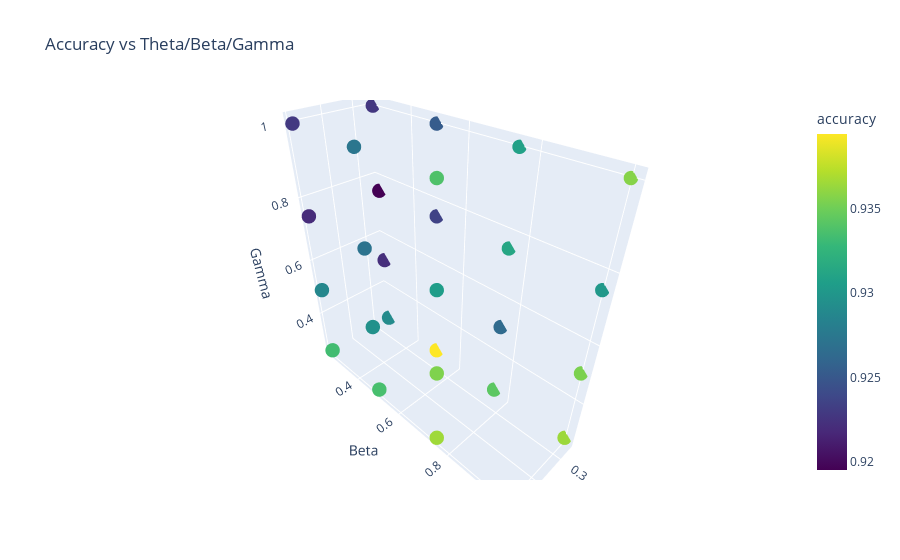
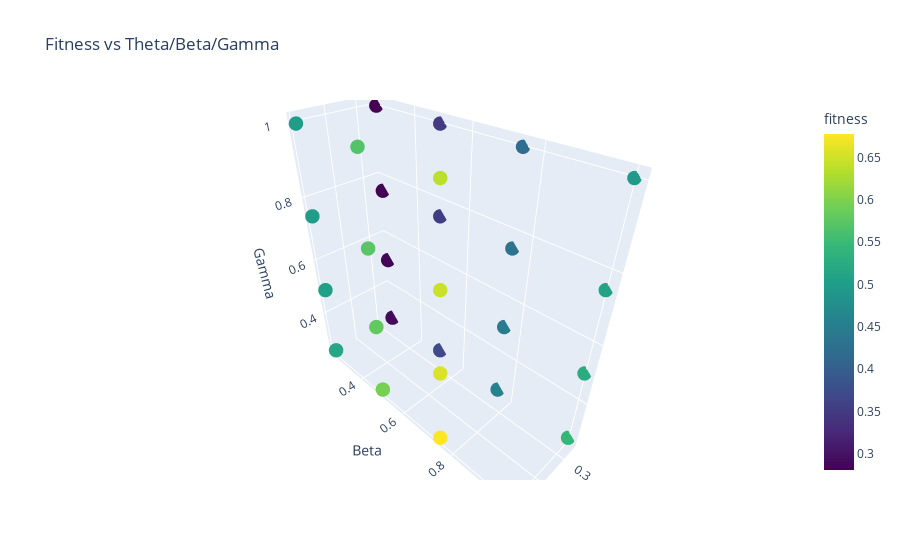
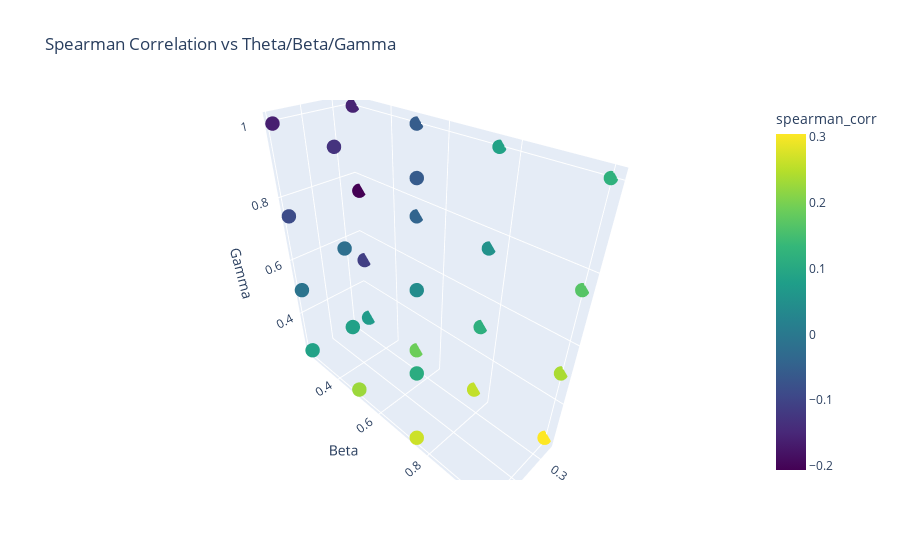

Notebook source saved alongside these figures, in order:
### Code cell
# Optionally average over replicates
grouped = df.groupby(['theta', 'beta', 'gamma']).agg({
    'accuracy': 'mean',
    'fitness': 'mean',
    'spearman_corr': 'mean'
}).reset_index()

# Define a function to plot 3D scatter
def plot_3d_metric(data, metric, title):
    fig = px.scatter_3d(
        data, x='theta', y='beta', z='gamma',
        color=metric, size_max=10,
        title=title,
        color_continuous_scale='Viridis',
        labels={'theta': 'Theta', 'beta': 'Beta', 'gamma': 'Gamma'}
    )
    fig.update_traces(marker=dict(size=5))
    fig.show()

# Create interactive 3D plots
plot_3d_metric(grouped, 'accuracy', 'Accuracy vs Theta/Beta/Gamma')
plot_3d_metric(grouped, 'fitness', 'Fitness vs Theta/Beta/Gamma')
plot_3d_metric(grouped, 'spearman_corr', 'Spearman Correlation vs Theta/Beta/Gamma')

### Figure 1 — Plotly figure (JSON) as saved in the notebook; plotly's stock layout.template omitted (floating-point values rounded to 4 significant figures)
{"data": [{"hovertemplate": "Theta=%{x}<br>Beta=%{y}<br>Gamma=%{z}<br>accuracy=%{marker.color}<extra></extra>", "legendgroup": "", "marker": {"color": [0.9291, 0.9222, 0.9195, 0.9227, 0.9394, 0.9284, 0.9235, 0.9253, 0.9343, 0.9264, 0.9313, 0.9309, 0.9364, 0.9354, 0.9301, 0.9358, 0.9333, 0.9288, 0.922, 0.9229, 0.9335, 0.9295, 0.9271, 0.9273, 0.9366, 0.9355, 0.9305, 0.9338], "coloraxis": "coloraxis", "size": 5, "symbol": "circle"}, "mode": "markers", "name": "", "scene": "scene", "showlegend": false, "type": "scatter3d", "x": [0.25, 0.25, 0.25, 0.25, 0.25, 0.25, 0.25, 0.25, 0.25, 0.25, 0.25, 0.25, 0.25, 0.25, 0.25, 0.25, 0.5, 0.5, 0.5, 0.5, 0.5, 0.5, 0.5, 0.5, 0.5, 0.5, 0.5, 0.5], "y": [0.25, 0.25, 0.25, 0.25, 0.5, 0.5, 0.5, 0.5, 0.75, 0.75, 0.75, 0.75, 1.0, 1.0, 1.0, 1.0, 0.25, 0.25, 0.25, 0.25, 0.5, 0.5, 0.5, 0.5, 0.75, 0.75, 0.75, 0.75], "z": [0.25, 0.5, 0.75, 1.0, 0.25, 0.5, 0.75, 1.0, 0.25, 0.5, 0.75, 1.0, 0.25, 0.5, 0.75, 1.0, 0.25, 0.5, 0.75, 1.0, 0.25, 0.5, 0.75, 1.0, 0.25, 0.5, 0.75, 1.0]}], "layout": {"coloraxis": {"colorbar": {"title": {"text": "accuracy"}}, "colorscale": [[0, "#440154"], [0.1111, "#482878"], [0.2222, "#3e4989"], [0.3333, "#31688e"], [0.4444, "#26828e"], [0.5556, "#1f9e89"], [0.6667, "#35b779"], [0.7778, "#6ece58"], [0.8889, "#b5de2b"], [1, "#fde725"]]}, "legend": {"tracegroupgap": 0}, "scene": {"domain": {"x": [0, 1], "y": [0, 1]}, "xaxis": {"title": {"text": "Theta"}}, "yaxis": {"title": {"text": "Beta"}}, "zaxis": {"title": {"text": "Gamma"}}}, "title": {"text": "Accuracy vs Theta/Beta/Gamma"}}}

### Figure 2 — Plotly figure (JSON) as saved in the notebook; plotly's stock layout.template omitted (floating-point values rounded to 4 significant figures)
{"data": [{"hovertemplate": "Theta=%{x}<br>Beta=%{y}<br>Gamma=%{z}<br>fitness=%{marker.color}<extra></extra>", "legendgroup": "", "marker": {"color": [0.2904, 0.2843, 0.282, 0.281, 0.3702, 0.3547, 0.3536, 0.3491, 0.4588, 0.4449, 0.4306, 0.4209, 0.5446, 0.5252, 0.5095, 0.496, 0.5149, 0.505, 0.4994, 0.4997, 0.5957, 0.5796, 0.5734, 0.568, 0.6779, 0.6573, 0.6467, 0.6373], "coloraxis": "coloraxis", "size": 5, "symbol": "circle"}, "mode": "markers", "name": "", "scene": "scene", "showlegend": false, "type": "scatter3d", "x": [0.25, 0.25, 0.25, 0.25, 0.25, 0.25, 0.25, 0.25, 0.25, 0.25, 0.25, 0.25, 0.25, 0.25, 0.25, 0.25, 0.5, 0.5, 0.5, 0.5, 0.5, 0.5, 0.5, 0.5, 0.5, 0.5, 0.5, 0.5], "y": [0.25, 0.25, 0.25, 0.25, 0.5, 0.5, 0.5, 0.5, 0.75, 0.75, 0.75, 0.75, 1.0, 1.0, 1.0, 1.0, 0.25, 0.25, 0.25, 0.25, 0.5, 0.5, 0.5, 0.5, 0.75, 0.75, 0.75, 0.75], "z": [0.25, 0.5, 0.75, 1.0, 0.25, 0.5, 0.75, 1.0, 0.25, 0.5, 0.75, 1.0, 0.25, 0.5, 0.75, 1.0, 0.25, 0.5, 0.75, 1.0, 0.25, 0.5, 0.75, 1.0, 0.25, 0.5, 0.75, 1.0]}], "layout": {"coloraxis": {"colorbar": {"title": {"text": "fitness"}}, "colorscale": [[0, "#440154"], [0.1111, "#482878"], [0.2222, "#3e4989"], [0.3333, "#31688e"], [0.4444, "#26828e"], [0.5556, "#1f9e89"], [0.6667, "#35b779"], [0.7778, "#6ece58"], [0.8889, "#b5de2b"], [1, "#fde725"]]}, "legend": {"tracegroupgap": 0}, "scene": {"domain": {"x": [0, 1], "y": [0, 1]}, "xaxis": {"title": {"text": "Theta"}}, "yaxis": {"title": {"text": "Beta"}}, "zaxis": {"title": {"text": "Gamma"}}}, "title": {"text": "Fitness vs Theta/Beta/Gamma"}}}

### Figure 3 — Plotly figure (JSON) as saved in the notebook; plotly's stock layout.template omitted (floating-point values rounded to 4 significant figures)
{"data": [{"hovertemplate": "Theta=%{x}<br>Beta=%{y}<br>Gamma=%{z}<br>spearman_corr=%{marker.color}<extra></extra>", "legendgroup": "", "marker": {"color": [0.07097, -0.1098, -0.2057, -0.1569, 0.188, 0.07733, -0.04138, -0.05594, 0.2571, 0.1159, 0.0534, 0.08628, 0.3037, 0.2382, 0.1666, 0.1196, 0.08582, -0.01001, -0.08724, -0.162, 0.2274, 0.08416, -0.02047, -0.1299, 0.2654, 0.1086, 0.04171, -0.05949], "coloraxis": "coloraxis", "size": 5, "symbol": "circle"}, "mode": "markers", "name": "", "scene": "scene", "showlegend": false, "type": "scatter3d", "x": [0.25, 0.25, 0.25, 0.25, 0.25, 0.25, 0.25, 0.25, 0.25, 0.25, 0.25, 0.25, 0.25, 0.25, 0.25, 0.25, 0.5, 0.5, 0.5, 0.5, 0.5, 0.5, 0.5, 0.5, 0.5, 0.5, 0.5, 0.5], "y": [0.25, 0.25, 0.25, 0.25, 0.5, 0.5, 0.5, 0.5, 0.75, 0.75, 0.75, 0.75, 1.0, 1.0, 1.0, 1.0, 0.25, 0.25, 0.25, 0.25, 0.5, 0.5, 0.5, 0.5, 0.75, 0.75, 0.75, 0.75], "z": [0.25, 0.5, 0.75, 1.0, 0.25, 0.5, 0.75, 1.0, 0.25, 0.5, 0.75, 1.0, 0.25, 0.5, 0.75, 1.0, 0.25, 0.5, 0.75, 1.0, 0.25, 0.5, 0.75, 1.0, 0.25, 0.5, 0.75, 1.0]}], "layout": {"coloraxis": {"colorbar": {"title": {"text": "spearman_corr"}}, "colorscale": [[0, "#440154"], [0.1111, "#482878"], [0.2222, "#3e4989"], [0.3333, "#31688e"], [0.4444, "#26828e"], [0.5556, "#1f9e89"], [0.6667, "#35b779"], [0.7778, "#6ece58"], [0.8889, "#b5de2b"], [1, "#fde725"]]}, "legend": {"tracegroupgap": 0}, "scene": {"domain": {"x": [0, 1], "y": [0, 1]}, "xaxis": {"title": {"text": "Theta"}}, "yaxis": {"title": {"text": "Beta"}}, "zaxis": {"title": {"text": "Gamma"}}}, "title": {"text": "Spearman Correlation vs Theta/Beta/Gamma"}}}
